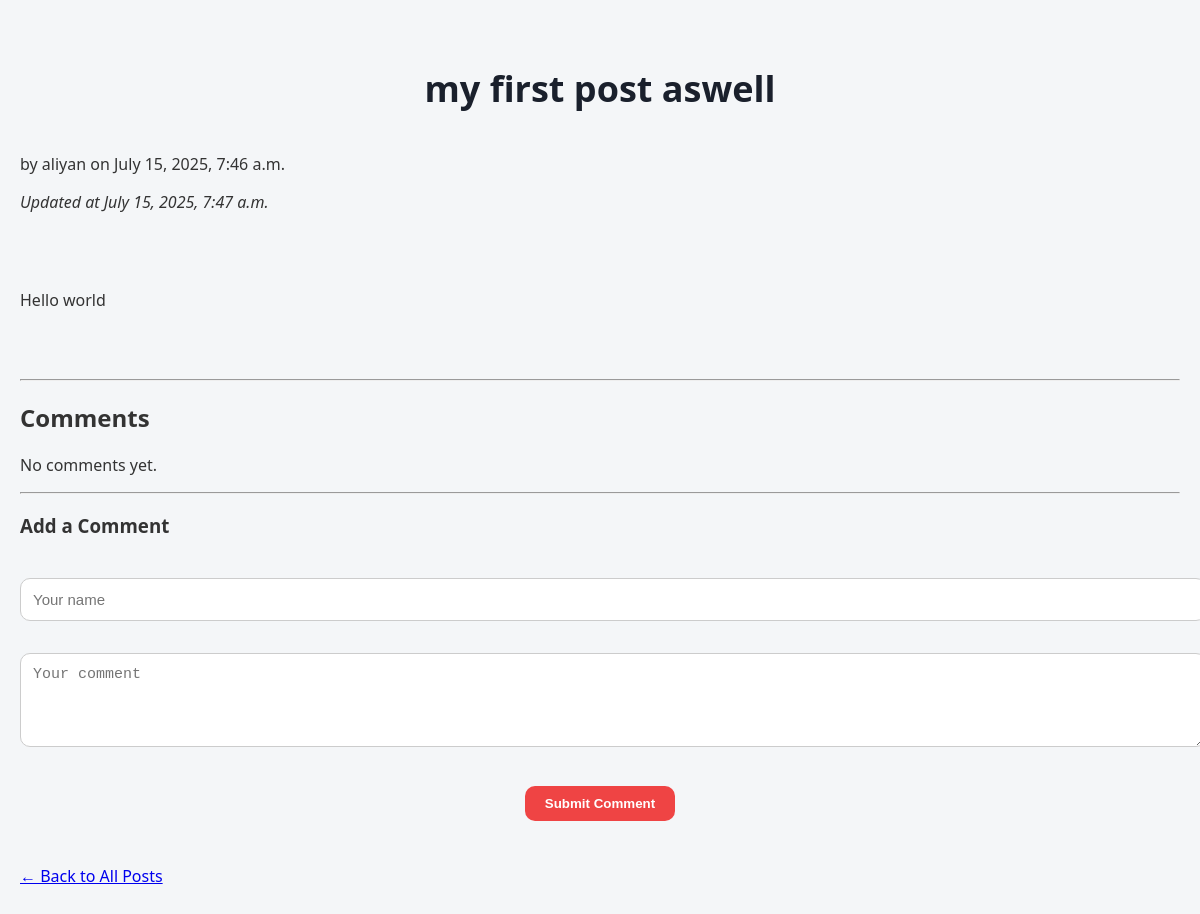
Page /post/9 on the committed database.
### blog/models.py (models this page shows, shortened)
class Post(models.Model):
    title = models.CharField(max_length=200)
    content = models.TextField()
    author = models.ForeignKey(User, on_delete=models.CASCADE)
    created = models.DateTimeField(auto_now_add=True)
    updated = models.DateTimeField(auto_now=True)

### blog/views.py (the view)
# urls.py: path("<int:pk>" , views.PostDetailView.as_view(), name="details"),
class PostDetailView(generic.DetailView):
    model = Post
    template_name = 'blog/post_detail.html'

### blog/templates/blog/post_detail.html (shortened to what this page needs)
{% load static %}
<!DOCTYPE html>
<html>
    <head>
         <link rel="stylesheet" type="text/css" href="{% static 'blog/index.css' %}">
    </head>
    <body>
        <h1>{{ post.title }}</h1>
        <p>by {{ post.author }} on {{ post.created|date:"F j, Y, g:i a" }}</p>
        {% if post.updated and post.updated|date:"U" != post.created|date:"U" %}
        <p><em>Updated at {{ post.updated|date:"F j, Y, g:i a" }}</em></p>
        {% endif %}
        <br><br>
        <p>{{ post.content }}</p>
        <br><br>
        <hr>
        <h2>Comments</h2>
        {% for comment in post.comments.all  %}
            <div class="comment">
                <strong>{{ comment.user }}</strong> said:<br>
                {{ comment.comment }}
                <form action="{% url 'blog:delete-comment' comment.pk %}" method="post" style="display:inline;">
                    {% csrf_token %}
                    <button type="submit">Delete</button>
                </form>
            </div>
        {% empty %}
            <p>No comments yet.</p>
        {% endfor %}
        <hr>
        <h3>Add a Comment</h3>
        <form method="post" action="{% url 'blog:add-comment' post.pk %}">
            <input type="text" name="user" placeholder="Your name" required><br><br>
            <textarea name="comment" rows="4" cols="50" placeholder="Your comment" required></textarea><br><br>
            <button type="submit">Submit Comment</button>
        </form>
        <br><br>
        <a href="{% url 'blog:index' %}">← Back to All Posts</a>
    </body>
</html>

### blog/static/blog/index.css (style rules this page uses)
body { font-family: 'Segoe UI', Roboto, sans-serif; background-color: #f4f6f8; color: #333; margin: 0; padding: 40px 20px; }
h1 { text-align: center; color: #1a202c; font-size: 36px; margin-bottom: 40px; }
form { text-align: center; margin-top: 30px; }
button { padding: 10px 20px; background-color: #ef4444; color: white; border: none; border-radius: 10px; cursor: pointer; font-weight: bold; transition: background-color 0.2s ease; }
form textarea, form input[type="text"] { width: 100%; padding: 12px; border: 1px solid #ccc; border-radius: 10px; margin-top: 10px; font-size: 15px; }
form button { margin-top: 12px; }

### rows in the picture
Post: title "my first post aswell", author "aliyan", created "July 15, 2025, 7:46 a.m.", updated "July 15, 2025, 7:47 a.m.", content "Hello world"
